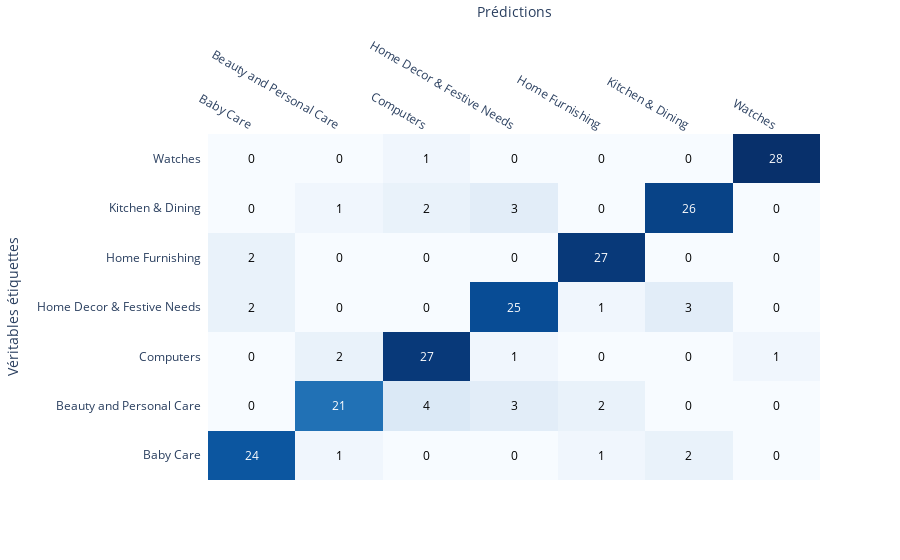

The cell this chart's notebook holds for it:
### Code cell
data = np.array(conf_mat) 
labels = liste_cat
fig = ff.create_annotated_heatmap(data, x=labels, y=labels, colorscale='Blues')
fig.update_layout( xaxis=dict(title='Prédictions'), yaxis=dict(title='Véritables étiquettes'))
fig.show()

### Figure 1 — Plotly figure (JSON) as saved in the notebook; plotly's stock layout.template omitted (floating-point values rounded to 4 significant figures)
{"data": [{"colorscale": [[0, "rgb(247,251,255)"], [0.125, "rgb(222,235,247)"], [0.25, "rgb(198,219,239)"], [0.375, "rgb(158,202,225)"], [0.5, "rgb(107,174,214)"], [0.625, "rgb(66,146,198)"], [0.75, "rgb(33,113,181)"], [0.875, "rgb(8,81,156)"], [1, "rgb(8,48,107)"]], "reversescale": false, "showscale": false, "type": "heatmap", "x": ["Baby Care", "Beauty and Personal Care", "Computers", "Home Decor & Festive Needs", "Home Furnishing", "Kitchen & Dining", "Watches"], "y": ["Baby Care", "Beauty and Personal Care", "Computers", "Home Decor & Festive Needs", "Home Furnishing", "Kitchen & Dining", "Watches"], "z": [[24, 1, 0, 0, 1, 2, 0], [0, 21, 4, 3, 2, 0, 0], [0, 2, 27, 1, 0, 0, 1], [2, 0, 0, 25, 1, 3, 0], [2, 0, 0, 0, 27, 0, 0], [0, 1, 2, 3, 0, 26, 0], [0, 0, 1, 0, 0, 0, 28]]}], "layout": {"annotations": [{"font": {"color": "#FFFFFF"}, "showarrow": false, "text": "24", "x": "Baby Care", "xref": "x", "y": "Baby Care", "yref": "y"}, {"font": {"color": "#000000"}, "showarrow": false, "text": "1", "x": "Beauty and Personal Care", "xref": "x", "y": "Baby Care", "yref": "y"}, {"font": {"color": "#000000"}, "showarrow": false, "text": "0", "x": "Computers", "xref": "x", "y": "Baby Care", "yref": "y"}, {"font": {"color": "#000000"}, "showarrow": false, "text": "0", "x": "Home Decor & Festive Needs", "xref": "x", "y": "Baby Care", "yref": "y"}, {"font": {"color": "#000000"}, "showarrow": false, "text": "1", "x": "Home Furnishing", "xref": "x", "y": "Baby Care", "yref": "y"}, {"font": {"color": "#000000"}, "showarrow": false, "text": "2", "x": "Kitchen & Dining", "xref": "x", "y": "Baby Care", "yref": "y"}, {"font": {"color": "#000000"}, "showarrow": false, "text": "0", "x": "Watches", "xref": "x", "y": "Baby Care", "yref": "y"}, {"font": {"color": "#000000"}, "showarrow": false, "text": "0", "x": "Baby Care", "xref": "x", "y": "Beauty and Personal Care", "yref": "y"}, {"font": {"color": "#FFFFFF"}, "showarrow": false, "text": "21", "x": "Beauty and Personal Care", "xref": "x", "y": "Beauty and Personal Care", "yref": "y"}, {"font": {"color": "#000000"}, "showarrow": false, "text": "4", "x": "Computers", "xref": "x", "y": "Beauty and Personal Care", "yref": "y"}, {"font": {"color": "#000000"}, "showarrow": false, "text": "3", "x": "Home Decor & Festive Needs", "xref": "x", "y": "Beauty and Personal Care", "yref": "y"}, {"font": {"color": "#000000"}, "showarrow": false, "text": "2", "x": "Home Furnishing", "xref": "x", "y": "Beauty and Personal Care", "yref": "y"}, {"font": {"color": "#000000"}, "showarrow": false, "text": "0", "x": "Kitchen & Dining", "xref": "x", "y": "Beauty and Personal Care", "yref": "y"}, {"font": {"color": "#000000"}, "showarrow": false, "text": "0", "x": "Watches", "xref": "x", "y": "Beauty and Personal Care", "yref": "y"}, {"font": {"color": "#000000"}, "showarrow": false, "text": "0", "x": "Baby Care", "xref": "x", "y": "Computers", "yref": "y"}, {"font": {"color": "#000000"}, "showarrow": false, "text": "2", "x": "Beauty and Personal Care", "xref": "x", "y": "Computers", "yref": "y"}, {"font": {"color": "#FFFFFF"}, "showarrow": false, "text": "27", "x": "Computers", "xref": "x", "y": "Computers", "yref": "y"}, {"font": {"color": "#000000"}, "showarrow": false, "text": "1", "x": "Home Decor & Festive Needs", "xref": "x", "y": "Computers", "yref": "y"}, {"font": {"color": "#000000"}, "showarrow": false, "text": "0", "x": "Home Furnishing", "xref": "x", "y": "Computers", "yref": "y"}, {"font": {"color": "#000000"}, "showarrow": false, "text": "0", "x": "Kitchen & Dining", "xref": "x", "y": "Computers", "yref": "y"}, {"font": {"color": "#000000"}, "showarrow": false, "text": "1", "x": "Watches", "xref": "x", "y": "Computers", "yref": "y"}, {"font": {"color": "#000000"}, "showarrow": false, "text": "2", "x": "Baby Care", "xref": "x", "y": "Home Decor & Festive Needs", "yref": "y"}, {"font": {"color": "#000000"}, "showarrow": false, "text": "0", "x": "Beauty and Personal Care", "xref": "x", "y": "Home Decor & Festive Needs", "yref": "y"}, {"font": {"color": "#000000"}, "showarrow": false, "text": "0", "x": "Computers", "xref": "x", "y": "Home Decor & Festive Needs", "yref": "y"}, {"font": {"color": "#FFFFFF"}, "showarrow": false, "text": "25", "x": "Home Decor & Festive Needs", "xref": "x", "y": "Home Decor & Festive Needs", "yref": "y"}, {"font": {"color": "#000000"}, "showarrow": false, "text": "1", "x": "Home Furnishing", "xref": "x", "y": "Home Decor & Festive Needs", "yref": "y"}, {"font": {"color": "#000000"}, "showarrow": false, "text": "3", "x": "Kitchen & Dining", "xref": "x", "y": "Home Decor & Festive Needs", "yref": "y"}, {"font": {"color": "#000000"}, "showarrow": false, "text": "0", "x": "Watches", "xref": "x", "y": "Home Decor & Festive Needs", "yref": "y"}, {"font": {"color": "#000000"}, "showarrow": false, "text": "2", "x": "Baby Care", "xref": "x", "y": "Home Furnishing", "yref": "y"}, {"font": {"color": "#000000"}, "showarrow": false, "text": "0", "x": "Beauty and Personal Care", "xref": "x", "y": "Home Furnishing", "yref": "y"}, {"font": {"color": "#000000"}, "showarrow": false, "text": "0", "x": "Computers", "xref": "x", "y": "Home Furnishing", "yref": "y"}, {"font": {"color": "#000000"}, "showarrow": false, "text": "0", "x": "Home Decor & Festive Needs", "xref": "x", "y": "Home Furnishing", "yref": "y"}, {"font": {"color": "#FFFFFF"}, "showarrow": false, "text": "27", "x": "Home Furnishing", "xref": "x", "y": "Home Furnishing", "yref": "y"}, {"font": {"color": "#000000"}, "showarrow": false, "text": "0", "x": "Kitchen & Dining", "xref": "x", "y": "Home Furnishing", "yref": "y"}, {"font": {"color": "#000000"}, "showarrow": false, "text": "0", "x": "Watches", "xref": "x", "y": "Home Furnishing", "yref": "y"}, {"font": {"color": "#000000"}, "showarrow": false, "text": "0", "x": "Baby Care", "xref": "x", "y": "Kitchen & Dining", "yref": "y"}, {"font": {"color": "#000000"}, "showarrow": false, "text": "1", "x": "Beauty and Personal Care", "xref": "x", "y": "Kitchen & Dining", "yref": "y"}, {"font": {"color": "#000000"}, "showarrow": false, "text": "2", "x": "Computers", "xref": "x", "y": "Kitchen & Dining", "yref": "y"}, {"font": {"color": "#000000"}, "showarrow": false, "text": "3", "x": "Home Decor & Festive Needs", "xref": "x", "y": "Kitchen & Dining", "yref": "y"}, {"font": {"color": "#000000"}, "showarrow": false, "text": "0", "x": "Home Furnishing", "xref": "x", "y": "Kitchen & Dining", "yref": "y"}, {"font": {"color": "#FFFFFF"}, "showarrow": false, "text": "26", "x": "Kitchen & Dining", "xref": "x", "y": "Kitchen & Dining", "yref": "y"}, {"font": {"color": "#000000"}, "showarrow": false, "text": "0", "x": "Watches", "xref": "x", "y": "Kitchen & Dining", "yref": "y"}, {"font": {"color": "#000000"}, "showarrow": false, "text": "0", "x": "Baby Care", "xref": "x", "y": "Watches", "yref": "y"}, {"font": {"color": "#000000"}, "showarrow": false, "text": "0", "x": "Beauty and Personal Care", "xref": "x", "y": "Watches", "yref": "y"}, {"font": {"color": "#000000"}, "showarrow": false, "text": "1", "x": "Computers", "xref": "x", "y": "Watches", "yref": "y"}, {"font": {"color": "#000000"}, "showarrow": false, "text": "0", "x": "Home Decor & Festive Needs", "xref": "x", "y": "Watches", "yref": "y"}, {"font": {"color": "#000000"}, "showarrow": false, "text": "0", "x": "Home Furnishing", "xref": "x", "y": "Watches", "yref": "y"}, {"font": {"color": "#000000"}, "showarrow": false, "text": "0", "x": "Kitchen & Dining", "xref": "x", "y": "Watches", "yref": "y"}, {"font": {"color": "#FFFFFF"}, "showarrow": false, "text": "28", "x": "Watches", "xref": "x", "y": "Watches", "yref": "y"}], "autosize": true, "xaxis": {"autorange": true, "dtick": 1, "gridcolor": "rgb(0, 0, 0)", "range": [-0.5, 6.5], "side": "top", "ticks": "", "title": {"text": "Prédictions"}, "type": "category"}, "yaxis": {"autorange": true, "dtick": 1, "range": [-0.5478, 6.548], "ticks": "", "ticksuffix": "  ", "title": {"text": "Véritables étiquettes"}, "type": "category"}}}
